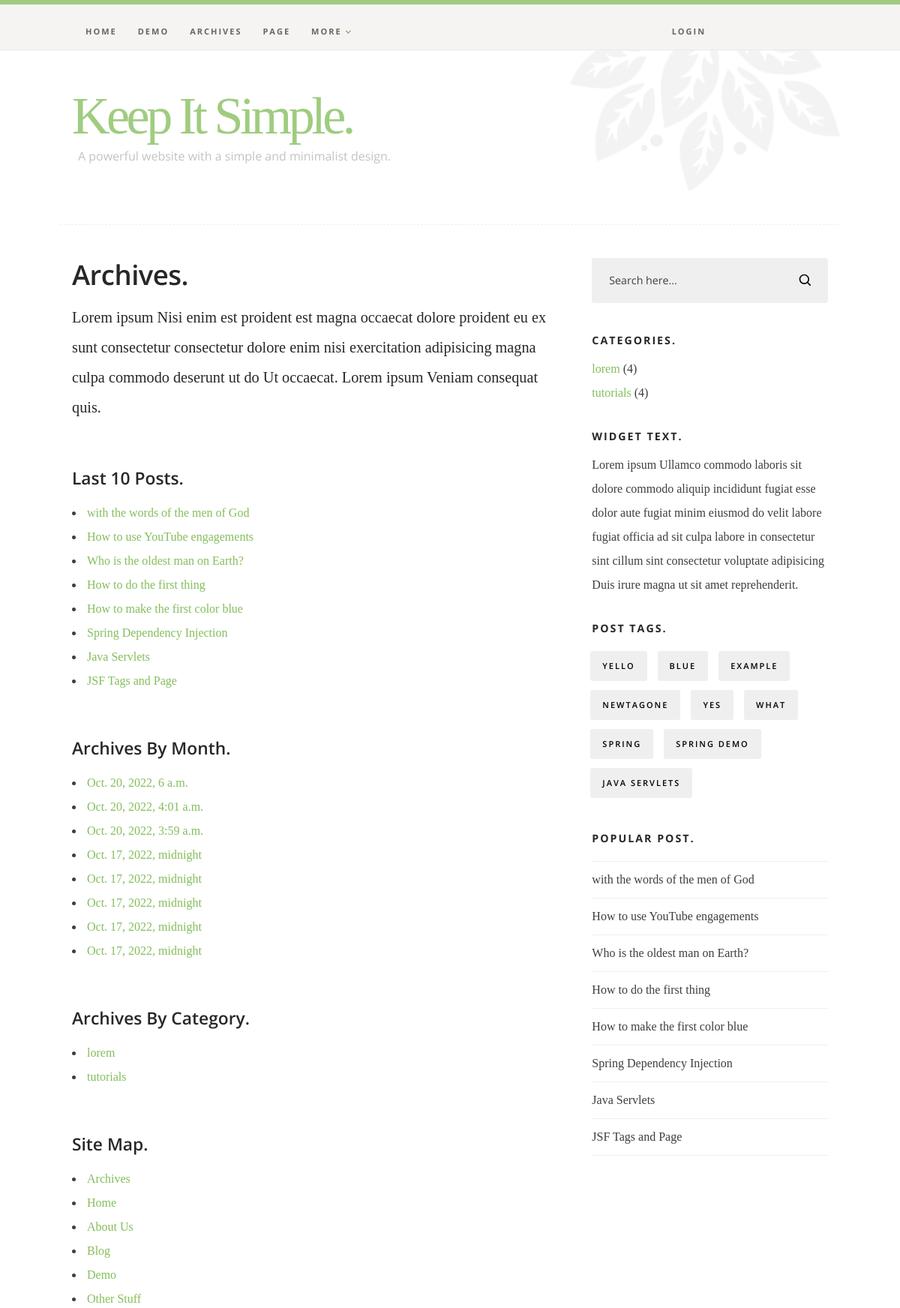
Before: /archives (upper part) with the older database file.
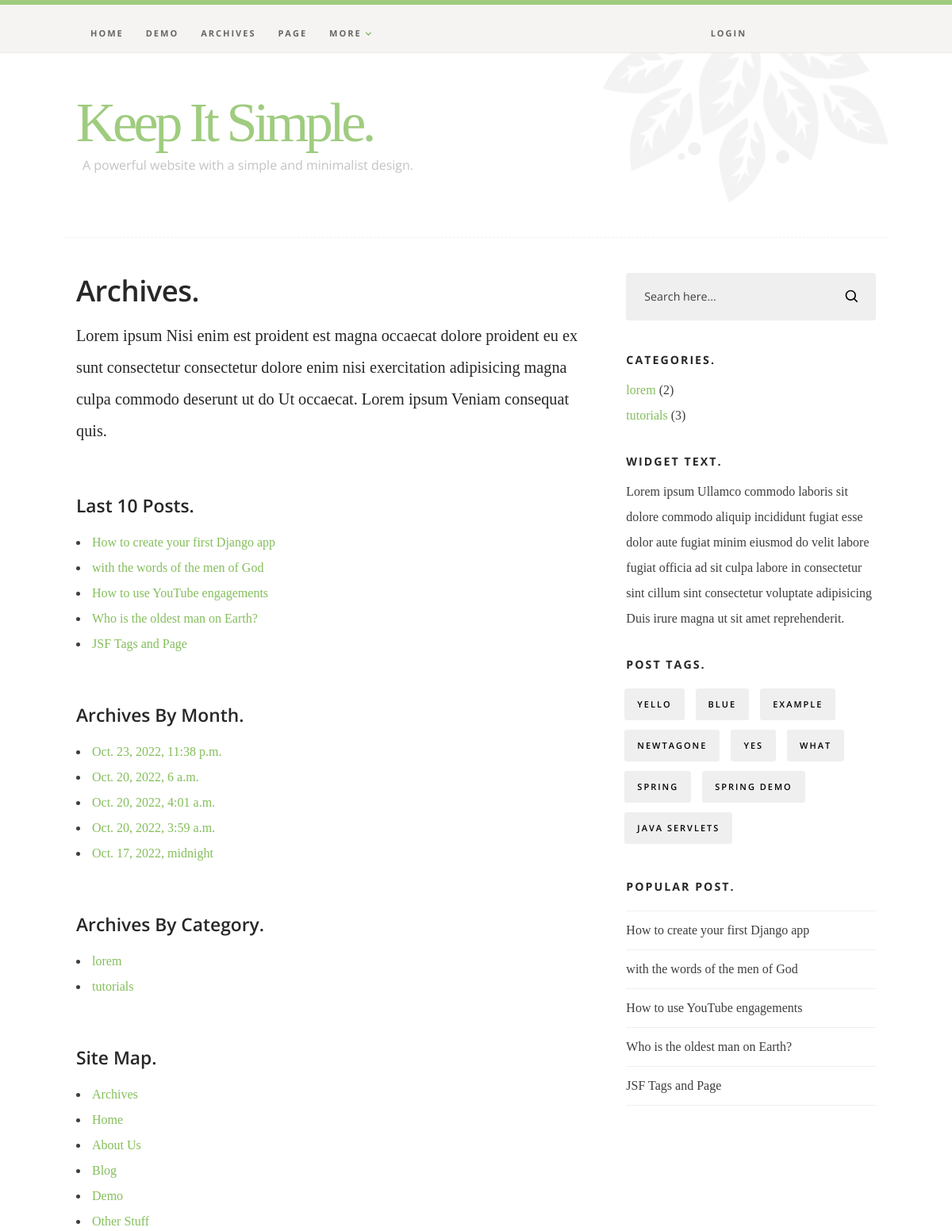
After: the same page with the newer database file.
### blog/models.py (models this page shows, shortened)
class Post(models.Model):
    post_title = models.CharField(max_length=100)
    post_body = models.TextField(null=True)
    category = models.ForeignKey(Categories, related_name='categories', on_delete=models.CASCADE)
    author = models.ForeignKey(User,related_name= "author", on_delete=models.CASCADE)
    tags = models.ManyToManyField(Tags, related_name = 'tags')
    post_date = models.DateTimeField(auto_now_add=True)
    class Meta:
        verbose_name = ("Post")
        verbose_name_plural = ("Posts")

class Categories(models.Model):
    category = models.CharField(max_length=50)
    class Meta:
        verbose_name = ("Categories")
        verbose_name_plural = ("Categories")

class Tags(models.Model):
    tag_name = models.CharField(max_length=50)
    class Meta:
        verbose_name = ("Tags")
        verbose_name_plural = ("Tags")

### blog/views.py (the view)
# urls.py: path('archives', views.archives, name = "archives"),
def archives(request):
    post = Post.objects.all().order_by('-post_date')
    category = Categories.objects.all()
    return render(request, 'blog/archives.html', {'posts': post, 'cat': category})

### blog/context_processors.py (called while the page is built)
def context_process(request):
    tags = Tags.objects.all()
    categories = Categories.objects.all()
    posts = Post.objects.all()
    user = request.user
    return {'mytags': tags, 'categories': categories, 'posts': posts, 'user': user}

### blog/templates/blog/archives.html
{% extends 'blog/base.html' %}
{% load static %}
    {% block content %}
    <div class="s-content">
        <div class="row">
            <div id="main" class="s-content__main large-8 column">
                <section class="page-content">
                    <h2 class="page-content__title h1">Archives.</h2>
                    <p class="lead">
                    Lorem ipsum Nisi enim est proident est magna occaecat dolore
                    proident eu ex sunt consectetur consectetur dolore enim nisi exercitation
                    adipisicing magna culpa commodo deserunt ut do Ut occaecat. Lorem ipsum Veniam
                    consequat quis.
                    </p>
                    <h4>Last 10 Posts.</h4>
                    <ul>
                        {% for post in posts %}
                        <li><a href="{% url 'blog_single' post.id %}">{{post.post_title}}</a></li>
                        {% endfor %}
                    </ul>
                    <h4>Archives By Month.</h4>
                    <ul>
                        {% for p in posts %}
                        <li><a href="#0">{{p.post_date}}</a></li>
                        {% endfor %}
                    </ul>
                    <h4>Archives By Category.</h4>
                    <ul>
                        {% for c in cat %}
                        <li><a href="#0">{{c.category}}</a></li>
                        {% endfor %}
                    </ul>
                    <h4>Site Map.</h4>
                    <ul>
                        <li><a href="#0">Archives</a></li>
                        <li><a href="#0">Home</a></li>
                        <li><a href="#0">About Us</a></li>
                        <li><a href="#0">Blog</a></li>
                        <li><a href="#0">Demo</a></li>
                        <li><a href="#0">Other Stuff</a></li>
                    </ul>
                </section>
           </div>
           {% include 'blog/sidebar.html' %}
       </div>
   </div>
{% endblock content%}

### blog/templates/blog/sidebar.html (shortened to what this page needs)
{% load static %}
<!DOCTYPE html>
<html class="no-js" lang="en">
<head>
    <link rel="stylesheet" href="{% static 'css/base.css' %}">
    <link rel="stylesheet" href="{% static 'css/main.css' %}">
</head>
<body>
<div id="sidebar" class="s-content__sidebar large-4 column">
    <div class="widget widget--search">
       <form action="{% url 'process_search' %}">
          <input type="text" name="searchbox" value="Search here..." onblur="if(this.value == '') { this.value = 'Search here...'; }" onfocus="if (this.value == 'Search here...') { this.value = ''; }" class="text-search">
          <input type="submit" value="" class="submit-search">
       </form>
    </div>
    <div class="widget widget--categories">
        <h3 class="h6">Categories.</h3>
        <ul>
            {% for category in categories %}
             <li><a href="{% url 'postlist' category.category %}" title="">{{category.category}}</a> ({{category.categories.count}})</li>
             {% endfor %}
         </ul>
     </div>
     <div class="widget widget_text group">
         <h3 class="h6">Widget Text.</h3>
         <p>
         Lorem ipsum Ullamco commodo laboris sit dolore commodo aliquip incididunt fugiat esse dolor
         aute fugiat minim eiusmod do velit labore fugiat officia ad sit culpa labore in consectetur
         sint cillum sint consectetur voluptate adipisicing Duis irure magna ut sit amet reprehenderit.
         </p>
     </div>
     <div class="widget widget_tags">
         <h3 class="h6">Post Tags.</h3>
         <div class="tagcloud group">
             {% for mtag in mytags %}
             <a href="{% url 'tagposts' mtag.tag_name %}">{{mtag.tag_name}}</a>
             {% endfor %}
         </div>
     </div>
     <div class="widget widget_popular">
         <h3 class="h6">Popular Post.</h3>
         <ul class="link-list">
             {% for p in posts %}
             <li><a href="{% url 'blog_single' p.post_title %}">{{p.post_title}}</a></li>
             {% endfor %}
         </ul>
     </div>
</div>
</body>

Changed rows visible on the page:
removed Post: post_title "How to do the first thing", post_date "Oct. 17, 2022, midnight"
removed Post: post_title "How to make the first color blue", post_date "Oct. 17, 2022, midnight"
removed Post: post_title "Spring Dependency Injection", post_date "Oct. 17, 2022, midnight"
removed Post: post_title "Java Servlets", post_date "Oct. 17, 2022, midnight"
added Post: post_title "How to create your first Django app", post_date "Oct. 23, 2022, 11:38 p.m."
computed for Categories "lorem": categories.count "4" → "2"
computed for Categories "tutorials": categories.count "4" → "3"
